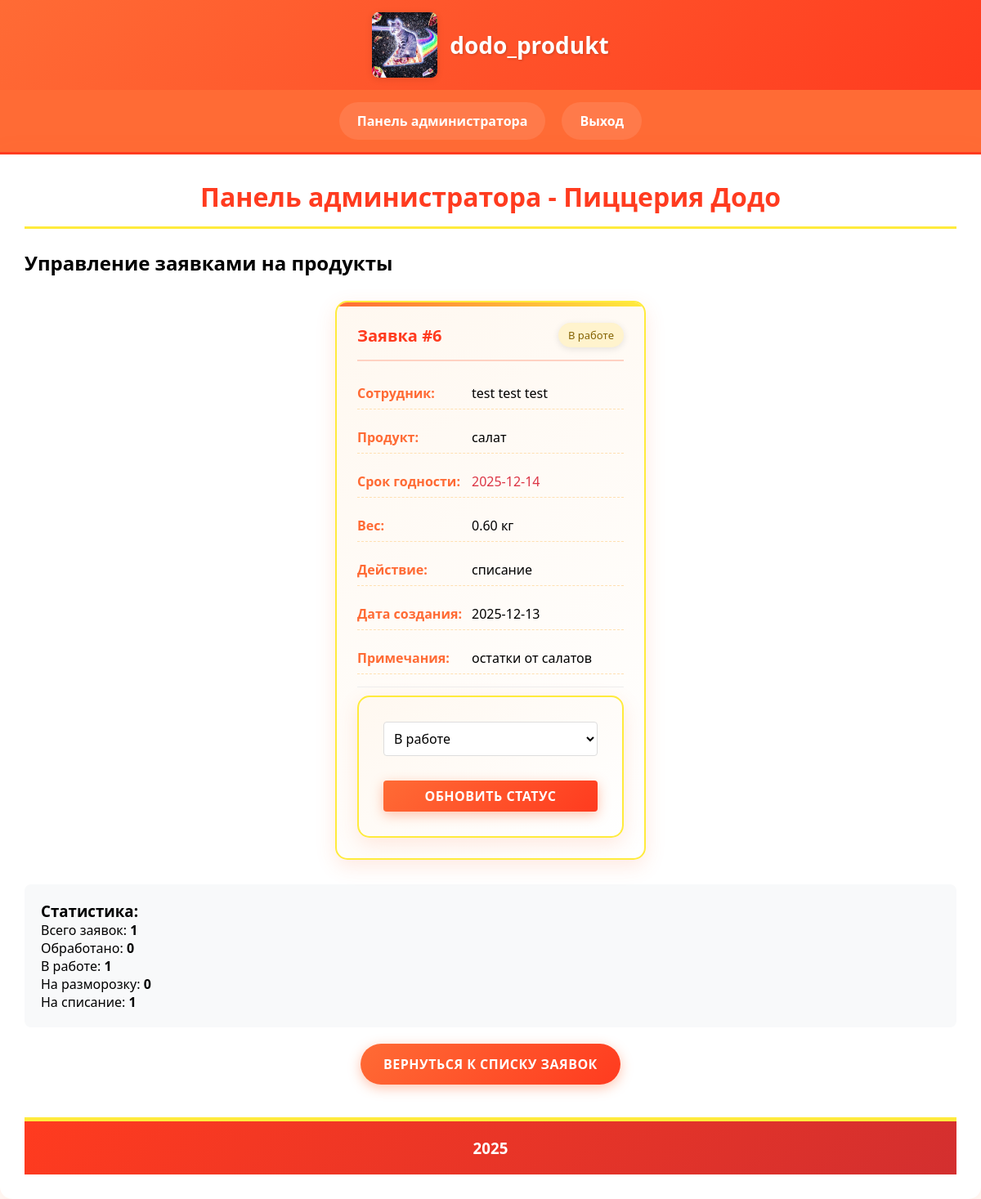
Screenshot of /admin.php (signed in) with the database file from the repository.
### tables this page shows
CREATE TABLE `product` (
  `id_product` int(1) NOT NULL,
  `product_name` varchar(50) NOT NULL,
  `expiry_date` date NOT NULL,
  `weight` decimal(6,2) NOT NULL COMMENT 'в кг',
  `action_type_id` int(1) NOT NULL,
  `user_id` int(1) NOT NULL,
  `created_date` date NOT NULL,
  `status_id` int(1) NOT NULL,
  `notes` text DEFAULT NULL
);

CREATE TABLE `status` (
  `id_status` int(1) NOT NULL,
  `name_status` varchar(9) NOT NULL
);

CREATE TABLE `user` (
  `id_user` int(1) NOT NULL,
  `user_type_id` int(1) NOT NULL,
  `surname` varchar(7) NOT NULL,
  `name` varchar(5) NOT NULL,
  `otchestvo` varchar(9) NOT NULL,
  `phone` varchar(11) NOT NULL,
  `email` varchar(28) NOT NULL,
  `username` varchar(8) NOT NULL,
  `password` varchar(255) NOT NULL
);

CREATE TABLE `action_type` (
  `id_action_type` int(1) NOT NULL,
  `name_action` varchar(15) NOT NULL
);

### admin.php (the view, shortened to what this page needs)
<?php
require_once "db/db.php";
$products_query = "SELECT p.*, u.surname, u.name, u.otchestvo,
                          at.name_action, s.name_status
                   FROM product p
                   LEFT JOIN user u ON p.user_id = u.id_user
                   LEFT JOIN action_type at ON p.action_type_id = at.id_action_type
                   LEFT JOIN status s ON p.status_id = s.id_status
                   ORDER BY p.created_date DESC, p.expiry_date ASC";
$products_result = mysqli_query($db, $products_query);
$statuses_query = mysqli_query($db, "SELECT * FROM status");
$statuses = [];
while ($row = mysqli_fetch_assoc($statuses_query)) {
    $statuses[$row['id_status']] = $row;
}
?>
<h2>Управление заявками на продукты</h2>
<?php if ($products_result && mysqli_num_rows($products_result) > 0): ?>
    <div class="cards-container">
        <?php while ($product = mysqli_fetch_assoc($products_result)): ?>
            <div class="card">
                <div class="card-header">
                    Заявка #<?= $product['id_product'] ?>
                    <span style="
                        padding: 4px 8px;
                        border-radius: 4px;
                        font-size: 12px;
                        font-weight: normal;
                        background-color: <?=
                            $product['status_id'] == 1 ? '#d4edda' :
                            ($product['status_id'] == 2 ? '#fff3cd' :
                            '#f8d7da')
                        ?>;
                        color: <?=
                            $product['status_id'] == 1 ? '#155724' :
                            ($product['status_id'] == 2 ? '#856404' :
                            '#721c24')
                        ?>;
                    ">
                        <?= htmlspecialchars($product['name_status']) ?>
                    </span>
                </div>
                <div class="card-field">
                    <strong>Сотрудник:</strong> <?= htmlspecialchars($product['surname'] . ' ' . $product['name'] . ' ' . $product['otchestvo']) ?>
                </div>
                <div class="card-field">
                    <strong>Продукт:</strong> <?= htmlspecialchars($product['product_name']) ?>
                </div>
                <div class="card-field">
                    <strong>Срок годности:</strong>
                    <span style="color: <?= strtotime($product['expiry_date']) < strtotime('+3 days') ? '#dc3545' : '#28a745'; ?>">
                        <?= htmlspecialchars($product['expiry_date']) ?>
                    </span>
                </div>
                <div class="card-field">
                    <strong>Вес:</strong> <?= htmlspecialchars($product['weight']) ?> кг
                </div>
                <div class="card-field">
                    <strong>Действие:</strong> <?= htmlspecialchars($product['name_action']) ?>
                </div>
                <div class="card-field">
                    <strong>Дата создания:</strong> <?= htmlspecialchars($product['created_date']) ?>
                </div>
                <?php if (!empty($product['notes'])): ?>
                <div class="card-field">
                    <strong>Примечания:</strong> <?= htmlspecialchars($product['notes']) ?>
                </div>
                <?php endif; ?>
                <div style="margin-top: 15px; padding-top: 10px; border-top: 1px solid #eee;">
                    <form method="POST" style="display: flex; flex-direction: column; gap: 10px;">
                        <select name="status_id" required style="padding: 8px; border: 1px solid #ddd; border-radius: 4px;">
                            <?php foreach ($statuses as $id => $status): ?>
                                <option value="<?= $id ?>" <?= $id == $product['status_id'] ? 'selected' : '' ?>>
                                    <?= htmlspecialchars($status['name_status']) ?>
                                </option>
                            <?php endforeach; ?>
                        </select>
                        <button type="submit" name="change_status" style="
                            padding: 8px 16px;
                            background-color: #28a745;
                            color: white;
                            border: none;
                            border-radius: 4px;
                            cursor: pointer;
                        ">
                            Обновить статус
                        </button>
                    </form>
                </div>
            </div>
        <?php endwhile; ?>
    </div>
<?php else: ?>
    <p>Заявок на продукты нет.</p>
<?php endif; ?>
<div style="margin-top: 30px; padding: 20px; background: #f8f9fa; border-radius: 8px;">
    <h3>Статистика:</h3>
    <?php
    $stats_query = "SELECT
        COUNT(*) as total,
        SUM(CASE WHEN status_id = 1 THEN 1 ELSE 0 END) as processed,
        SUM(CASE WHEN status_id = 2 THEN 1 ELSE 0 END) as in_work,
        SUM(CASE WHEN status_id = 3 THEN 1 ELSE 0 END) as cancelled,
        SUM(CASE WHEN action_type_id = 1 THEN 1 ELSE 0 END) as thawing,
        SUM(CASE WHEN action_type_id = 2 THEN 1 ELSE 0 END) as writing_off
    FROM product";
    $stats_result = mysqli_query($db, $stats_query);
    $stats = mysqli_fetch_assoc($stats_result);
    ?>
    <p>Всего заявок: <strong><?= $stats['total'] ?></strong></p>
    <p>Обработано: <strong><?= $stats['processed'] ?></strong></p>
    <p>В работе: <strong><?= $stats['in_work'] ?></strong></p>
    <p>На разморозку: <strong><?= $stats['thawing'] ?></strong></p>
    <p>На списание: <strong><?= $stats['writing_off'] ?></strong></p>
</div>
<p class="text-center mt-20"><a href="zayavka.php" class="create-link">Вернуться к списку заявок</a></p>
<?php
require_once "struktura.php";
?>

### css/style.css (style rules this page uses)
* { margin: 0; padding: 0; box-sizing: border-box; font-family: 'Segoe UI', Tahoma, Geneva, Verdana, sans-serif; }
body { background-color: #fff9f5; min-height: 100vh; display: flex; flex-direction: column; }
form { background: linear-gradient(145deg, #fff8f0 0%, #ffffff 100%); padding: 30px; border-radius: 15px; box-shadow: 0 8px 25px rgba(255, 107, 53, 0.15); max-width: 550px; margin: 0 auto; border: 2px solid #ffeb3d; }
input[type="text"], input[type="date"], input[type="time"], input[type="password"], input[type="email"], input[type="tel"], input[type="number"], select { width: 100%; padding: 12px 15px; margin-bottom: 20px; border: 2px solid #ffd1c2; border-radius: 10px; font-size: 16px; transition: all 0.3s; background-color: white; }
button, .create-link { background: linear-gradient(135deg, #ff6b35 0%, #ff3b1f 100%); color: white; padding: 14px 28px; border: none; border-radius: 25px; cursor: pointer; font-size: 16px; font-weight: 600; text-decoration: none; display: inline-block; transition: all 0.3s ease; box-shadow: 0 4px 15px rgba(255, 107, 53, 0.4); text-transform: uppercase; letter-spacing: 0.5px; }
.cards-container { display: flex; flex-wrap: wrap; gap: 25px; margin: 30px 0; justify-content: center; }
.card { border: 2px solid #ffeb3d; border-radius: 15px; padding: 25px; width: 100%; max-width: 380px; box-shadow: 0 8px 25px rgba(255, 107, 53, 0.15); background: linear-gradient(145deg, #fff8f0 0%, #ffffff 100%); transition: all 0.4s ease; position: relative; overflow: hidden; }
.card::before { content: ''; position: absolute; top: 0; left: 0; right: 0; height: 5px; background: linear-gradient(90deg, #ff6b35 0%, #ffeb3d 100%); }
.card-header { font-weight: 700; border-bottom: 2px solid #ffd1c2; padding-bottom: 15px; margin-bottom: 20px; color: #ff3b1f; font-size: 20px; display: flex; justify-content: space-between; align-items: center; }
.card-field { margin-bottom: 15px; display: flex; padding: 8px 0; border-bottom: 1px dashed #ffe0b2; }
.card-field strong { display: inline-block; width: 140px; color: #ff6b35; font-weight: 600; flex-shrink: 0; }
.text-center { text-align: center; }
.mt-20 { margin-top: 20px; }
span[style*="background-color"] { font-weight: 600; padding: 6px 12px !important; border-radius: 20px !important; font-size: 13px !important; box-shadow: 0 2px 8px rgba(0,0,0,0.1); }

### rows the page displays
product: id_product "6", status.name_status "В работе", user.otchestvo "test test test", product_name "салат", expiry_date "2025-12-14", weight "0.60", action_type.name_action "списание", created_date "2025-12-13", notes "остатки от салатов", status_id "В работе"

### other values shown
$link['text'] "Панель администратора"
$link['text'] "Выход"
$pageTitle "Панель администратора - Пиццерия Додо"
$stats['total'] "1"
$stats['processed'] "0"
$stats['in_work'] "1"
$stats['thawing'] "0"
$stats['writing_off'] "1"
